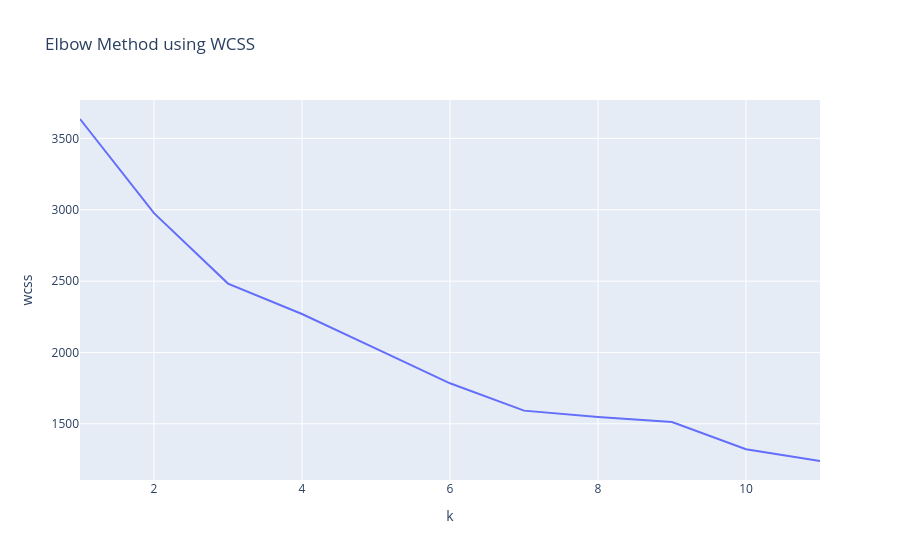

Source (notebook cell):
### Code cell
# Elbow Method for optimal k selection (Model 2)
# Evaluates different values of k by measuring the WCSS - lower WCSS indicates tighter cluster

wcss_2 = []

# Loop over different cluster sizes (k = 1 to 11)
for i in range(1, 12):

  # Build pipeline
  # StandardScaler: standardizes features (mean = 0, std = 1)
  # KMeans: performs clustering on scaled data given number of clusters (i) and a random state of 42 for reproducibility
  km2 = Pipeline([
      ('scaler', StandardScaler()),
      ('kmeans', KMeans(n_clusters=i, random_state=42))
  ])

  # Fit model to data
  km2.fit(features_2)

  # Store WCSS for each k
  wcss_2.append(km2.named_steps['kmeans'].inertia_)

# DataFrame for visualization
elbow_data_Dem2 = pd.DataFrame({"k": range(1, 12), "wcss": wcss_2})

# Plot elbow curve
fig = px.line(elbow_data_Dem2, x="k", y="wcss", title="Elbow Method using WCSS")
fig.show()

# Elbow is not clear k = 7

### Figure 1 — Plotly figure (JSON) as saved in the notebook; plotly's stock layout.template omitted (floating-point values rounded to 4 significant figures)
{"data": [{"hovertemplate": "k=%{x}<br>wcss=%{y}<extra></extra>", "legendgroup": "", "line": {"color": "#636efa", "dash": "solid"}, "marker": {"symbol": "circle"}, "mode": "lines", "name": "", "orientation": "v", "showlegend": false, "type": "scatter", "x": [1, 2, 3, 4, 5, 6, 7, 8, 9, 10, 11], "xaxis": "x", "y": [3636.0, 2976.0, 2483.0, 2269.0, 2027.0, 1784.0, 1592.0, 1548.0, 1512.0, 1321.0, 1239.0], "yaxis": "y"}], "layout": {"legend": {"tracegroupgap": 0}, "title": {"text": "Elbow Method using WCSS"}, "xaxis": {"anchor": "y", "domain": [0, 1], "title": {"text": "k"}}, "yaxis": {"anchor": "x", "domain": [0, 1], "title": {"text": "wcss"}}}}
